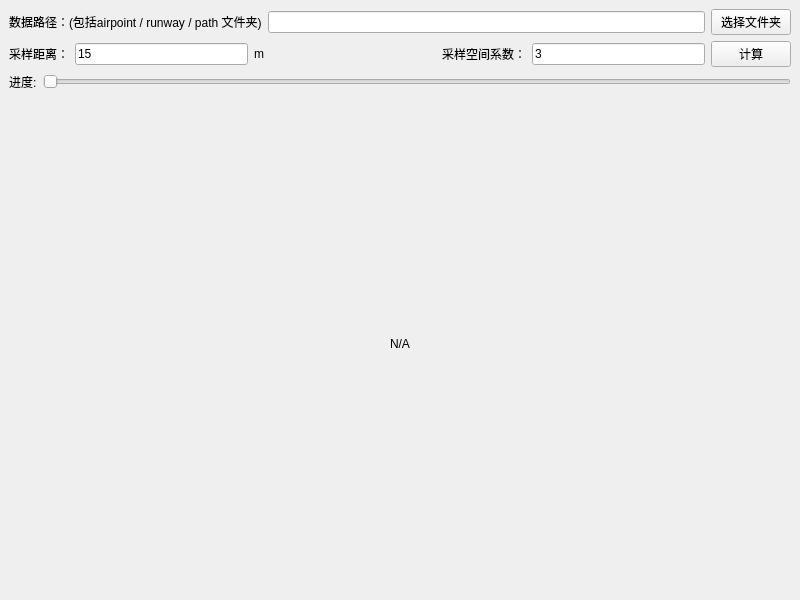
<?xml version="1.0" encoding="UTF-8"?>
<ui version="4.0">
 <class>MainWindow</class>
 <widget class="QMainWindow" name="MainWindow">
  <property name="geometry">
   <rect>
    <x>0</x>
    <y>0</y>
    <width>800</width>
    <height>600</height>
   </rect>
  </property>
  <property name="windowTitle">
   <string>MainWindow</string>
  </property>
  <widget class="QWidget" name="centralwidget">
   <layout class="QVBoxLayout" name="verticalLayout_2">
    <item>
     <layout class="QVBoxLayout" name="verticalLayout">
      <item>
       <layout class="QHBoxLayout" name="horizontalLayout_3">
        <item>
         <widget class="QLabel" name="label_4">
          <property name="text">
           <string>数据路径：(包括airpoint / runway / path 文件夹)</string>
          </property>
         </widget>
        </item>
        <item>
         <widget class="QLineEdit" name="lineEdit_3"/>
        </item>
        <item>
         <widget class="QPushButton" name="pushButton_2">
          <property name="text">
           <string>选择文件夹</string>
          </property>
         </widget>
        </item>
       </layout>
      </item>
      <item>
       <layout class="QHBoxLayout" name="horizontalLayout">
        <item>
         <widget class="QLabel" name="label">
          <property name="text">
           <string>采样距离：</string>
          </property>
         </widget>
        </item>
        <item>
         <widget class="QLineEdit" name="lineEdit">
          <property name="text">
           <string>15</string>
          </property>
         </widget>
        </item>
        <item>
         <widget class="QLabel" name="label_3">
          <property name="text">
           <string>m</string>
          </property>
         </widget>
        </item>
        <item>
         <spacer name="horizontalSpacer">
          <property name="orientation">
           <enum>Qt::Horizontal</enum>
          </property>
          <property name="sizeHint" stdset="0">
           <size>
            <width>40</width>
            <height>20</height>
           </size>
          </property>
         </spacer>
        </item>
        <item>
         <widget class="QLabel" name="label_2">
          <property name="text">
           <string>采样空间系数：</string>
          </property>
         </widget>
        </item>
        <item>
         <widget class="QLineEdit" name="lineEdit_2">
          <property name="text">
           <string>3</string>
          </property>
         </widget>
        </item>
        <item>
         <widget class="QPushButton" name="pushButton">
          <property name="text">
           <string>计算</string>
          </property>
         </widget>
        </item>
       </layout>
      </item>
      <item>
       <layout class="QHBoxLayout" name="horizontalLayout_2">
        <item>
         <widget class="QLabel" name="label_6">
          <property name="text">
           <string>进度:</string>
          </property>
         </widget>
        </item>
        <item>
         <widget class="QSlider" name="horizontalSlider">
          <property name="orientation">
           <enum>Qt::Horizontal</enum>
          </property>
         </widget>
        </item>
       </layout>
      </item>
      <item>
       <layout class="QVBoxLayout" name="verticalLayout_4">
        <item>
         <layout class="QHBoxLayout" name="horizontalLayout_4">
          <item>
           <spacer name="horizontalSpacer_3">
            <property name="orientation">
             <enum>Qt::Horizontal</enum>
            </property>
            <property name="sizeHint" stdset="0">
             <size>
              <width>40</width>
              <height>20</height>
             </size>
            </property>
           </spacer>
          </item>
          <item>
           <widget class="QLabel" name="label_5">
            <property name="text">
             <string>N/A</string>
            </property>
           </widget>
          </item>
          <item>
           <spacer name="horizontalSpacer_2">
            <property name="orientation">
             <enum>Qt::Horizontal</enum>
            </property>
            <property name="sizeHint" stdset="0">
             <size>
              <width>40</width>
              <height>20</height>
             </size>
            </property>
           </spacer>
          </item>
         </layout>
        </item>
       </layout>
      </item>
     </layout>
    </item>
   </layout>
  </widget>
 </widget>
 <resources/>
 <connections/>
</ui>
